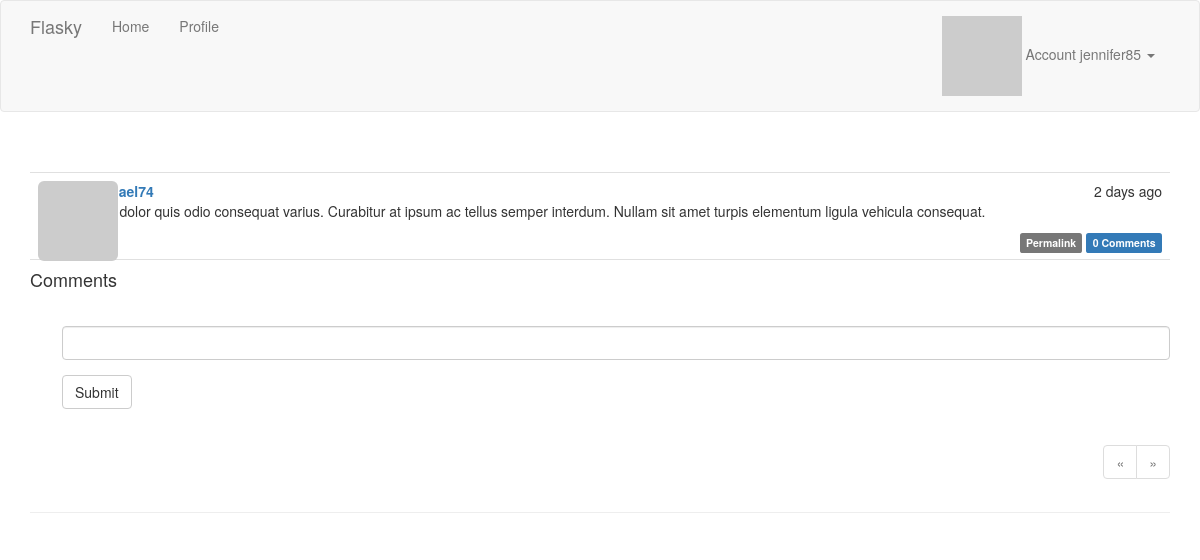
Screenshot of /post/99 (signed in) with the database file from the repository.
### app/models.py (models this page shows, shortened)
class User(UserMixin, db.Model):
    id = db.Column(db.Integer, primary_key=True)
    username = db.Column(db.String(64), unique=True, index=True)
    email = db.Column(db.String(64), unique=True, index=True)
    role_id = db.Column(db.Integer, db.ForeignKey('role.id'))
    password_hash = db.Column(db.String(128))
    confirmed = db.Column(db.Boolean, default=False)
    name = db.Column(db.String(64))
    location = db.Column(db.String(64))
    about_me = db.Column(db.Text)
    member_since = db.Column(db.DateTime, default=datetime.utcnow)
    last_seen = db.Column(db.DateTime, default=datetime.utcnow)
    avatar_hash = db.Column(db.String(32))
    posts = db.relationship('Post', backref='author', lazy='dynamic')
    followed = db.relationship('Follow', foreign_keys=[Follow.follower_id],
                               backref=db.backref('follower', lazy='joined'),
                               lazy='dynamic', cascade='all, delete-orphan')
    follower = db.relationship('Follow', foreign_keys=[Follow.followed_id],
                               backref=db.backref('followed', lazy='joined'),
                               lazy='dynamic', cascade='all, delete-orphan')
    comments = db.relationship('Comment', backref='author', lazy='dynamic')
    @property
    def password(self):
        raise AttributeError('password is not a readable attribute')
    @property
    def is_administrator(self):
        return self.can(Permission.ADMINISTER)
    def can(self, permissions):
        return self.role and (self.role.permissions & permissions) == permissions
    def ping(self):
        self.last_seen = datetime.utcnow()
        db.session.add(self)
    def gravatar(self, size=100, default='identicon', rating='g'):
        url = 'https://secure.gravatar.com/avatar' if request.is_secure else 'http://www.gravatar.com/avatar'
        hash = self.avatar_hash or hashlib.md5(self.email.encode('utf-8')).hexdigest()
        return '{url}/{hash}?s={size}&d={default}&r={rating}'.format(
                url=url, hash=hash, size=size, default=default, rating=rating)

class Post(db.Model):
    id = db.Column(db.Integer, primary_key=True)
    body = db.Column(db.Text)
    body_html = db.Column(db.Text)
    timestamp = db.Column(db.DateTime, index=True, default=datetime.utcnow)
    author_id = db.Column(db.Integer, db.ForeignKey('user.id'))
    comments = db.relationship('Comment', backref='post', lazy='dynamic')

### app/main/views.py (the view)
@main.route('/post/<int:id>', methods=['GET', 'POST'])
@login_required
def post(id):
    post = Post.query.get_or_404(id)
    form = CommentForm()
    if form.validate_on_submit():
        comment = Comment(body=form.body.data, post=post,
                          author=current_user._get_current_object())
        db.session.add(comment)
        flash('Your comment has been published.')
        return redirect(url_for('.post', id=post.id, page=-1))
    page = request.args.get('page', 1, type=int)
    if page <= -1:
        page = (Comment.query.count() - 1) / \
                    current_app.config['FLASKY_COMMENTS_PER_PAGE']
    pagination = post.comments.order_by(Comment.timestamp.asc()).paginate(
                    page=page,
                    per_page=current_app.config['FLASKY_COMMENTS_PER_PAGE'],
                    error_out=False)
    return render_template('post.html', posts=[post], pagination=pagination,
                           form=form, comments=pagination.items)

### app/main/forms.py
class CommentForm(Form):
    body = StringField('', validators=[Required()])
    submit = SubmitField('Submit')

### app/auth/views.py (called while the page is built)
@auth.before_app_request
def before_request():
    if current_user.is_authenticated:
        current_user.ping()
        if not current_user.confirmed and request.endpoint[:5] != 'auth.' \
                and request.endpoint != 'static':
            return redirect(url_for('auth.unconfirmed'))

### app/main/__init__.py (called while the page is built)
@main.app_context_processor
def inject_permissions():
    return dict(Permission=Permission)

### app/models.py (called while the page is built)
@login_manager.user_loader
def load_user(user_id):
    return User.query.get(int(user_id))

### app/templates/post.html (shortened to what this page needs)
{% extends "base.html" %}
{% import "bootstrap/wtf.html" as wtf %}
{% block page_content %}
{% include '_posts.html' %}
<h4>Comments</h4>
{% if current_user.can(Permission.COMMENT)%}
<div class="comment-form">
  {{ wtf.quick_form(form) }}
</div>
{% endif %}
{% if pagination %}
<div class="pagination">
{% import "_macros.html" as macros %}
{{ macros.pagination_widget(pagination, request.endpoint, id=posts[0].id, fragment='#comments') }}
</div>
{% endif %}
{% endblock %}

### app/templates/base.html (shortened to what this page needs)
{% extends "bootstrap/base.html" %}
{% block head %}
{{ super() }}
<link rel="stylesheet" type="text/css" href="{{ url_for('static', filename='styles.css') }}">
{% endblock%}
{% block navbar %}
<div class="navbar navbar-default" role="navigation">
  <div class="container">
    <div class="navbar-header">
      <a class="navbar-brand" href="/">Flasky</a>
    </div>
    <div class="navbar-collapse collapse">
      <ul class="nav navbar-nav">
        <li><a href="/">Home</a></li>
        {% if current_user.is_authenticated %}
        <li><a href="{{ url_for('main.user', username=current_user.username) }}">Profile</a></li>
        {% endif %}
      </ul>
      <ul class="nav navbar-nav navbar-right">
        {% if current_user.is_authenticated %}
        <li class="dropdown">
          <a id="rightdropdown" data-target="#" href="javascript:void(0)" class="dropdown-toggle" data-toggle="dropdown">
            <img src="{{ current_user.gravatar(size=18) }}">
            Account {{ current_user.username }} <b class="caret"></b>
          </a>
        </li>
        {% else %}
        <li><a href="{{ url_for('auth.login') }}">Log In</a></li>
        {% endif %}
      </ul>
    </div>
  </div>
</div>
{% endblock %}
{% block content %}
<div class="container">
  <div class="page-header">
    {% block page_content %}{% endblock %}
  </div>
</div>
{% endblock %}

### app/templates/_posts.html (shortened to what this page needs)
<ul class="posts">
{% for post in posts %}
  <li class="post">
    <div class="post-thumbnail">
      <a href="{{ url_for('.user', username=post.author.username) }}">
        <img class="img-rounded profile-thumbnail" src="{{ post.author.gravatar(size=40) }}">
      </a>
    </div>
    <div class="post-content">
      <div class="post-date">{{ moment(post.timestamp).fromNow() }}</div>
      <div class="post-author">
        <a href="{{ url_for('.user', username=post.author.username) }}">
          {{ post.author.username }}
        </a>
      </div>
      <div class="post-body">
        {% if post.body_html %}
        {{ post.body_html | safe }}
        {% else %}
        {{ post.body }}
        {% endif %}
      </div>
      <div class="post-footer">
        <a href="{{ url_for('.post', id=post.id) }}">
          <span class="label label-default">Permalink</span>
        </a>
        <a href="{{ url_for('.post', id=post.id) }}#comments">
          <span class="label label-primary">{{ post.comments.count() }} Comments</span>
        </a>
      </div>
    </div>
  </li>
{% endfor %}
</ul>

### app/static/styles.css (style rules this page uses)
.profile-thumbnail { position: absolute; }
ul.posts { list-style-type: none; padding: 0px; margin: 16px 0px 0px 0px; border-top: 1px solid #e0e0e0; }
ul.posts li.post { padding: 8px; border-bottom: 1px solid #e0e0e0; }
div.post-date { float: right; }
div.post-author { font-weight: bold; }
div.post-thumbnail { position: absolute; }
div.post-content { margin-left: 48px; min-height: 48px; }
div.post-footer { text-align: right; }
div.comment-form { margin: 16px 0px 16px 32px; }
div.pagination { width: 100%; text-align: right; padding: 0px; margin: 0px; }

### rows the page displays
User: username "jennifer85"
Post: timestamp "2 days ago", author.username "michael74", body_html "Ut at dolor quis odio consequat varius. Curabitur at ipsum ac tellus semper interdum. Nullam sit amet turpis elementum ligula vehicula consequat.", comments.count "0"
